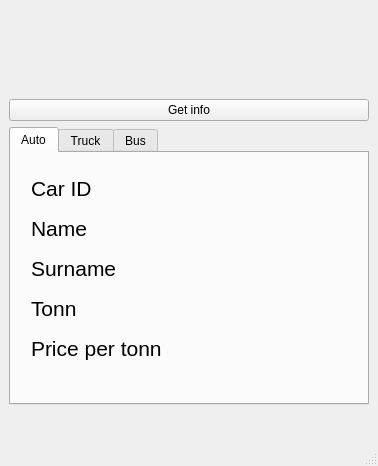
<?xml version="1.0" encoding="UTF-8"?>
<ui version="4.0">
 <class>MainWindow</class>
 <widget class="QMainWindow" name="MainWindow">
  <property name="geometry">
   <rect>
    <x>0</x>
    <y>0</y>
    <width>378</width>
    <height>466</height>
   </rect>
  </property>
  <property name="windowTitle">
   <string>MainWindow</string>
  </property>
  <widget class="QWidget" name="centralwidget">
   <layout class="QGridLayout" name="gridLayout">
    <item row="4" column="1">
     <widget class="QTabWidget" name="tabWidget">
      <property name="currentIndex">
       <number>0</number>
      </property>
      <widget class="QWidget" name="Auto">
       <attribute name="title">
        <string>Auto</string>
       </attribute>
       <widget class="QLabel" name="label">
        <property name="geometry">
         <rect>
          <x>20</x>
          <y>20</y>
          <width>111</width>
          <height>31</height>
         </rect>
        </property>
        <property name="font">
         <font>
          <pointsize>16</pointsize>
         </font>
        </property>
        <property name="text">
         <string>Car ID</string>
        </property>
       </widget>
       <widget class="QLabel" name="label_2">
        <property name="geometry">
         <rect>
          <x>20</x>
          <y>60</y>
          <width>111</width>
          <height>31</height>
         </rect>
        </property>
        <property name="font">
         <font>
          <pointsize>16</pointsize>
         </font>
        </property>
        <property name="text">
         <string>Name</string>
        </property>
       </widget>
       <widget class="QLabel" name="label_3">
        <property name="geometry">
         <rect>
          <x>20</x>
          <y>100</y>
          <width>111</width>
          <height>31</height>
         </rect>
        </property>
        <property name="font">
         <font>
          <pointsize>16</pointsize>
         </font>
        </property>
        <property name="text">
         <string>Surname</string>
        </property>
       </widget>
       <widget class="QLabel" name="id">
        <property name="geometry">
         <rect>
          <x>200</x>
          <y>20</y>
          <width>111</width>
          <height>31</height>
         </rect>
        </property>
        <property name="font">
         <font>
          <pointsize>16</pointsize>
         </font>
        </property>
        <property name="text">
         <string/>
        </property>
       </widget>
       <widget class="QLabel" name="name">
        <property name="geometry">
         <rect>
          <x>200</x>
          <y>60</y>
          <width>111</width>
          <height>31</height>
         </rect>
        </property>
        <property name="font">
         <font>
          <pointsize>16</pointsize>
         </font>
        </property>
        <property name="text">
         <string/>
        </property>
       </widget>
       <widget class="QLabel" name="sname">
        <property name="geometry">
         <rect>
          <x>200</x>
          <y>100</y>
          <width>111</width>
          <height>31</height>
         </rect>
        </property>
        <property name="font">
         <font>
          <pointsize>16</pointsize>
         </font>
        </property>
        <property name="text">
         <string/>
        </property>
       </widget>
       <widget class="QLabel" name="l4">
        <property name="geometry">
         <rect>
          <x>20</x>
          <y>140</y>
          <width>141</width>
          <height>31</height>
         </rect>
        </property>
        <property name="font">
         <font>
          <pointsize>16</pointsize>
         </font>
        </property>
        <property name="text">
         <string>Tonn</string>
        </property>
       </widget>
       <widget class="QLabel" name="l4_o">
        <property name="geometry">
         <rect>
          <x>200</x>
          <y>140</y>
          <width>111</width>
          <height>31</height>
         </rect>
        </property>
        <property name="font">
         <font>
          <pointsize>16</pointsize>
         </font>
        </property>
        <property name="text">
         <string/>
        </property>
       </widget>
       <widget class="QLabel" name="l5">
        <property name="geometry">
         <rect>
          <x>20</x>
          <y>180</y>
          <width>151</width>
          <height>31</height>
         </rect>
        </property>
        <property name="font">
         <font>
          <pointsize>16</pointsize>
         </font>
        </property>
        <property name="text">
         <string>Price per tonn</string>
        </property>
       </widget>
       <widget class="QLabel" name="l5_o">
        <property name="geometry">
         <rect>
          <x>200</x>
          <y>180</y>
          <width>111</width>
          <height>31</height>
         </rect>
        </property>
        <property name="font">
         <font>
          <pointsize>16</pointsize>
         </font>
        </property>
        <property name="text">
         <string/>
        </property>
       </widget>
      </widget>
      <widget class="QWidget" name="Truck">
       <attribute name="title">
        <string>Truck</string>
       </attribute>
       <widget class="QLabel" name="l4_2">
        <property name="geometry">
         <rect>
          <x>20</x>
          <y>140</y>
          <width>151</width>
          <height>31</height>
         </rect>
        </property>
        <property name="font">
         <font>
          <pointsize>16</pointsize>
         </font>
        </property>
        <property name="text">
         <string>Tonn</string>
        </property>
       </widget>
       <widget class="QLabel" name="label_4">
        <property name="geometry">
         <rect>
          <x>20</x>
          <y>20</y>
          <width>111</width>
          <height>31</height>
         </rect>
        </property>
        <property name="font">
         <font>
          <pointsize>16</pointsize>
         </font>
        </property>
        <property name="text">
         <string>Car ID</string>
        </property>
       </widget>
       <widget class="QLabel" name="l5_2">
        <property name="geometry">
         <rect>
          <x>20</x>
          <y>180</y>
          <width>151</width>
          <height>31</height>
         </rect>
        </property>
        <property name="font">
         <font>
          <pointsize>16</pointsize>
         </font>
        </property>
        <property name="text">
         <string>Price per tonn</string>
        </property>
       </widget>
       <widget class="QLabel" name="label_5">
        <property name="geometry">
         <rect>
          <x>20</x>
          <y>60</y>
          <width>111</width>
          <height>31</height>
         </rect>
        </property>
        <property name="font">
         <font>
          <pointsize>16</pointsize>
         </font>
        </property>
        <property name="text">
         <string>Name</string>
        </property>
       </widget>
       <widget class="QLabel" name="id_2">
        <property name="geometry">
         <rect>
          <x>200</x>
          <y>20</y>
          <width>111</width>
          <height>31</height>
         </rect>
        </property>
        <property name="font">
         <font>
          <pointsize>16</pointsize>
         </font>
        </property>
        <property name="text">
         <string/>
        </property>
       </widget>
       <widget class="QLabel" name="sname_2">
        <property name="geometry">
         <rect>
          <x>200</x>
          <y>100</y>
          <width>111</width>
          <height>31</height>
         </rect>
        </property>
        <property name="font">
         <font>
          <pointsize>16</pointsize>
         </font>
        </property>
        <property name="text">
         <string/>
        </property>
       </widget>
       <widget class="QLabel" name="l4_o_2">
        <property name="geometry">
         <rect>
          <x>200</x>
          <y>140</y>
          <width>111</width>
          <height>31</height>
         </rect>
        </property>
        <property name="font">
         <font>
          <pointsize>16</pointsize>
         </font>
        </property>
        <property name="text">
         <string/>
        </property>
       </widget>
       <widget class="QLabel" name="name_2">
        <property name="geometry">
         <rect>
          <x>200</x>
          <y>60</y>
          <width>111</width>
          <height>31</height>
         </rect>
        </property>
        <property name="font">
         <font>
          <pointsize>16</pointsize>
         </font>
        </property>
        <property name="text">
         <string/>
        </property>
       </widget>
       <widget class="QLabel" name="label_6">
        <property name="geometry">
         <rect>
          <x>20</x>
          <y>100</y>
          <width>111</width>
          <height>31</height>
         </rect>
        </property>
        <property name="font">
         <font>
          <pointsize>16</pointsize>
         </font>
        </property>
        <property name="text">
         <string>Surname</string>
        </property>
       </widget>
       <widget class="QLabel" name="l5_o_2">
        <property name="geometry">
         <rect>
          <x>200</x>
          <y>180</y>
          <width>111</width>
          <height>31</height>
         </rect>
        </property>
        <property name="font">
         <font>
          <pointsize>16</pointsize>
         </font>
        </property>
        <property name="text">
         <string/>
        </property>
       </widget>
      </widget>
      <widget class="QWidget" name="Bus">
       <attribute name="title">
        <string>Bus</string>
       </attribute>
       <widget class="QLabel" name="label_13">
        <property name="geometry">
         <rect>
          <x>20</x>
          <y>20</y>
          <width>111</width>
          <height>31</height>
         </rect>
        </property>
        <property name="font">
         <font>
          <pointsize>16</pointsize>
         </font>
        </property>
        <property name="text">
         <string>Car ID</string>
        </property>
       </widget>
       <widget class="QLabel" name="l5_o_5">
        <property name="geometry">
         <rect>
          <x>220</x>
          <y>180</y>
          <width>111</width>
          <height>31</height>
         </rect>
        </property>
        <property name="font">
         <font>
          <pointsize>16</pointsize>
         </font>
        </property>
        <property name="text">
         <string/>
        </property>
       </widget>
       <widget class="QLabel" name="sname_5">
        <property name="geometry">
         <rect>
          <x>220</x>
          <y>100</y>
          <width>111</width>
          <height>31</height>
         </rect>
        </property>
        <property name="font">
         <font>
          <pointsize>16</pointsize>
         </font>
        </property>
        <property name="text">
         <string/>
        </property>
       </widget>
       <widget class="QLabel" name="l4_5">
        <property name="geometry">
         <rect>
          <x>20</x>
          <y>140</y>
          <width>191</width>
          <height>31</height>
         </rect>
        </property>
        <property name="font">
         <font>
          <pointsize>16</pointsize>
         </font>
        </property>
        <property name="text">
         <string>Tonn</string>
        </property>
       </widget>
       <widget class="QLabel" name="label_14">
        <property name="geometry">
         <rect>
          <x>20</x>
          <y>100</y>
          <width>111</width>
          <height>31</height>
         </rect>
        </property>
        <property name="font">
         <font>
          <pointsize>16</pointsize>
         </font>
        </property>
        <property name="text">
         <string>Surname</string>
        </property>
       </widget>
       <widget class="QLabel" name="l4_o_5">
        <property name="geometry">
         <rect>
          <x>220</x>
          <y>140</y>
          <width>111</width>
          <height>31</height>
         </rect>
        </property>
        <property name="font">
         <font>
          <pointsize>16</pointsize>
         </font>
        </property>
        <property name="text">
         <string/>
        </property>
       </widget>
       <widget class="QLabel" name="label_15">
        <property name="geometry">
         <rect>
          <x>20</x>
          <y>60</y>
          <width>111</width>
          <height>31</height>
         </rect>
        </property>
        <property name="font">
         <font>
          <pointsize>16</pointsize>
         </font>
        </property>
        <property name="text">
         <string>Name</string>
        </property>
       </widget>
       <widget class="QLabel" name="name_5">
        <property name="geometry">
         <rect>
          <x>220</x>
          <y>60</y>
          <width>111</width>
          <height>31</height>
         </rect>
        </property>
        <property name="font">
         <font>
          <pointsize>16</pointsize>
         </font>
        </property>
        <property name="text">
         <string/>
        </property>
       </widget>
       <widget class="QLabel" name="l5_5">
        <property name="geometry">
         <rect>
          <x>20</x>
          <y>180</y>
          <width>181</width>
          <height>31</height>
         </rect>
        </property>
        <property name="font">
         <font>
          <pointsize>16</pointsize>
         </font>
        </property>
        <property name="text">
         <string>Price per tonn</string>
        </property>
       </widget>
       <widget class="QLabel" name="id_5">
        <property name="geometry">
         <rect>
          <x>220</x>
          <y>20</y>
          <width>111</width>
          <height>31</height>
         </rect>
        </property>
        <property name="font">
         <font>
          <pointsize>16</pointsize>
         </font>
        </property>
        <property name="text">
         <string/>
        </property>
       </widget>
      </widget>
     </widget>
    </item>
    <item row="0" column="1">
     <widget class="QLabel" name="car">
      <property name="font">
       <font>
        <pointsize>16</pointsize>
       </font>
      </property>
      <property name="text">
       <string/>
      </property>
     </widget>
    </item>
    <item row="1" column="1">
     <widget class="QLabel" name="truck">
      <property name="font">
       <font>
        <pointsize>16</pointsize>
       </font>
      </property>
      <property name="text">
       <string/>
      </property>
     </widget>
    </item>
    <item row="3" column="1">
     <widget class="QPushButton" name="pushButton">
      <property name="text">
       <string>Get info</string>
      </property>
     </widget>
    </item>
    <item row="2" column="1">
     <widget class="QLabel" name="bus">
      <property name="font">
       <font>
        <pointsize>16</pointsize>
       </font>
      </property>
      <property name="text">
       <string/>
      </property>
     </widget>
    </item>
    <item row="5" column="1">
     <widget class="QLabel" name="winner">
      <property name="font">
       <font>
        <pointsize>16</pointsize>
       </font>
      </property>
      <property name="text">
       <string/>
      </property>
     </widget>
    </item>
   </layout>
  </widget>
  <widget class="QMenuBar" name="menubar">
   <property name="geometry">
    <rect>
     <x>0</x>
     <y>0</y>
     <width>378</width>
     <height>20</height>
    </rect>
   </property>
  </widget>
  <widget class="QStatusBar" name="statusbar"/>
 </widget>
 <resources/>
 <connections/>
</ui>
